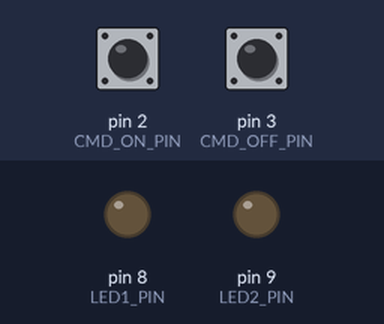
The sketch below on a simulated Arduino Uno, built with avr-gcc and run on an emulated ATmega328P. On the bench: output pins drawn as LEDs (lit = HIGH). The inputs (shaded band) are chosen by the test bench; at power-on: pin 2 (CMD_ON_PIN) HIGH, pin 3 (CMD_OFF_PIN) HIGH.

Above: at 1.2 s.
1.3 s: pin 2 (CMD_ON_PIN) pulled LOW for 0.15 s
At 1.6 s:
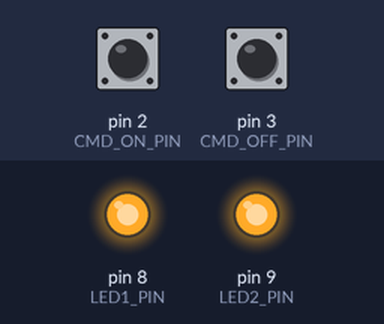
2.9 s: pin 3 (CMD_OFF_PIN) pulled LOW for 0.15 s
At 4.0 s:
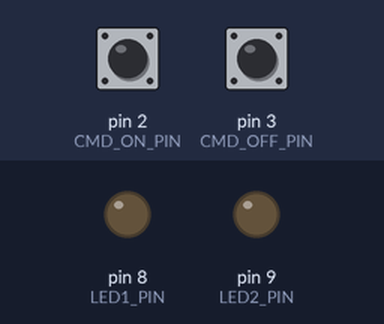
4.5 s: pin 2 (CMD_ON_PIN) pulled LOW for 1 s
At 5.2 s:
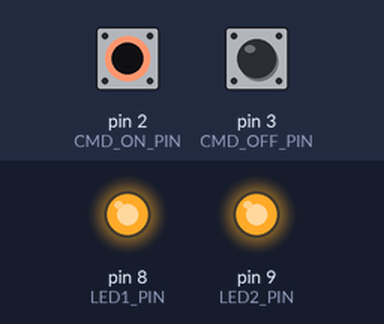
Timing chart, 0 to 7.5 s (numbered marks = the images above; inputs shaded):
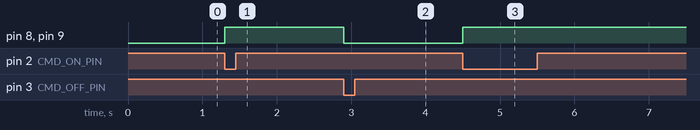

Measured:
- after the input at 1.3 s, pin 8 (LED1_PIN), pin 9 (LED2_PIN): LOW → HIGH at once
- after the input at 2.9 s, pin 8 (LED1_PIN), pin 9 (LED2_PIN): HIGH → LOW at once
- after the input at 4.5 s, pin 8 (LED1_PIN), pin 9 (LED2_PIN): LOW → HIGH at once

The sketch:

Speech_Recognition.ino
```cpp
#define CMD_ON_PIN 2  // Button for "Turn ON"
#define CMD_OFF_PIN 3 // Button for "Turn OFF"
#define LED1_PIN 8    // First LED
#define LED2_PIN 9    // Second LED

bool deviceState = false; // Track LED state

void setup() {
  pinMode(CMD_ON_PIN, INPUT_PULLUP);
  pinMode(CMD_OFF_PIN, INPUT_PULLUP);
  pinMode(LED1_PIN, OUTPUT);
  pinMode(LED2_PIN, OUTPUT);
  digitalWrite(LED1_PIN, LOW);
  digitalWrite(LED2_PIN, LOW);
}

void loop() {
  static bool lastOnState = HIGH;
  static bool lastOffState = HIGH;

  bool currentOnState = digitalRead(CMD_ON_PIN);
  bool currentOffState = digitalRead(CMD_OFF_PIN);

  // Detect button press (state change from HIGH to LOW)
  if (lastOnState == HIGH && currentOnState == LOW) {
    deviceState = true;
    digitalWrite(LED1_PIN, HIGH);
    digitalWrite(LED2_PIN, HIGH);
  }

  if (lastOffState == HIGH && currentOffState == LOW) {
    deviceState = false;
    digitalWrite(LED1_PIN, LOW);
    digitalWrite(LED2_PIN, LOW);
  }

  // Update last state
  lastOnState = currentOnState;
  lastOffState = currentOffState;

  delay(50); // Short debounce delay
}
```
